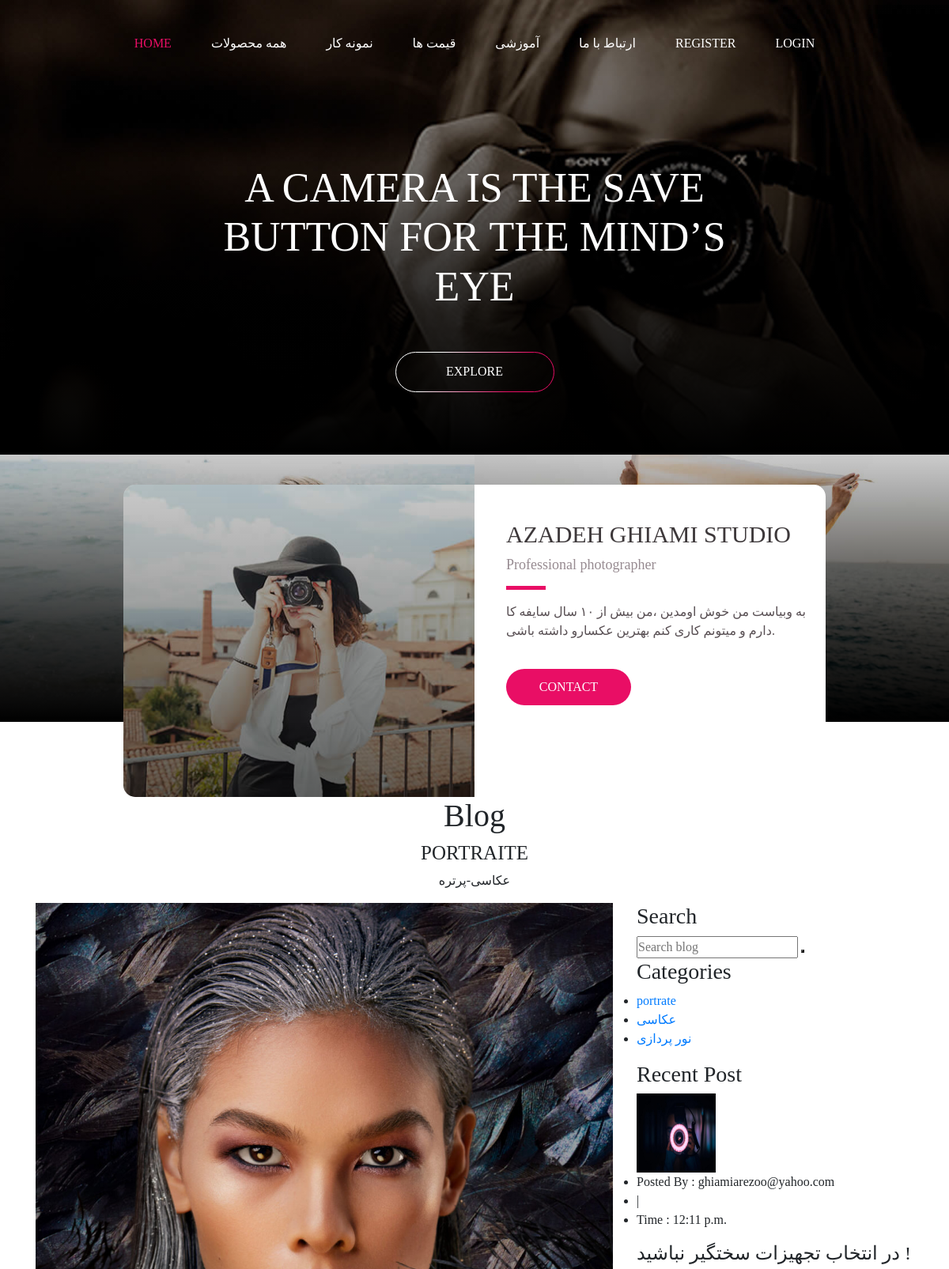
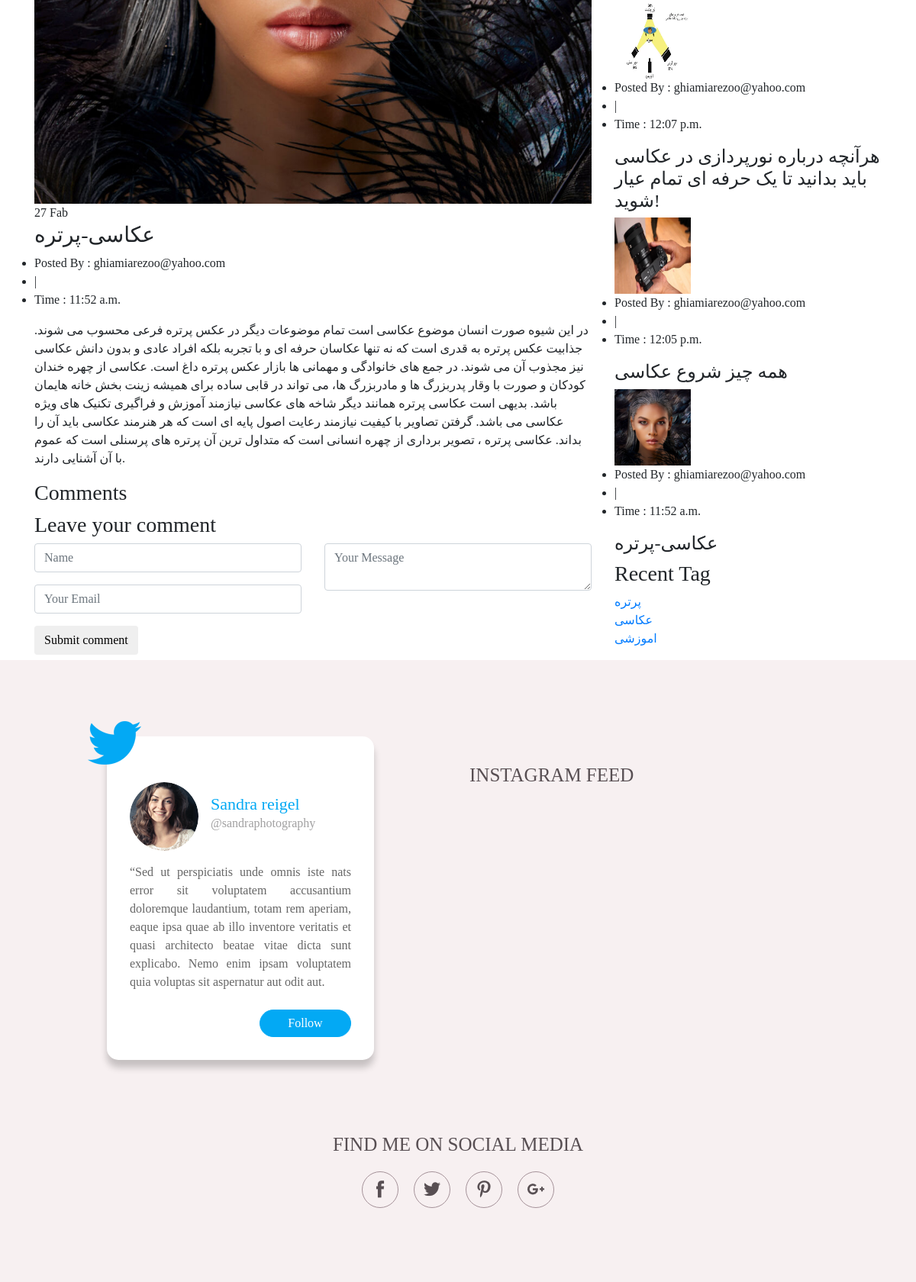
Page /blog/1/ (upper part) on the committed database (2 pictures, top to bottom).
### blog/models.py (models this page shows, shortened)
class Blog(models.Model):
    title = models.CharField(max_length=100)
    description = models.CharField(max_length=100)
    content = models.TextField()
    created_at = models.DateTimeField(auto_now_add=True)
    datetime_update = models.DateTimeField(auto_now=True)
    author = models.ForeignKey(User,on_delete=models.CASCADE)
    image = models.ImageField(upload_to='media/blog/',blank=True,null=True)
    category = models.ForeignKey("Category",verbose_name=_("دسته بندی"),on_delete=models.CASCADE,null=True,related_name='blog')
    tags = models.ManyToManyField('Tag', verbose_name=("تگ ها"),related_name='blogs',blank=True)

class Category(models.Model):
    title = models.CharField(max_length=100)
    slug = models.SlugField(_('عنوان لاتین'))
    published_at = models.DateTimeField(_("تاریخ انتشار"),auto_now_add=True)

class Tag(models.Model):
    title = models.CharField(_("عنوان"), max_length=50)
    slug = models.SlugField(_('عنوان لاتین'))
    published_at = models.DateTimeField(_("تاریخ انتشار"), auto_now_add=True)
    update_at = models.DateTimeField(auto_now=True)

### accounts/models.py (models this page shows, shortened)
class User(AbstractBaseUser):
    f_name = models.CharField(max_length=50, verbose_name='نام', blank=True, null=True, )
    l_name = models.CharField(max_length=50, verbose_name='فامیلی', blank=True, null=True, )
    email = models.EmailField(unique=True, verbose_name='ایمیل', blank=True, null=True, )
    phone = models.BigIntegerField(verbose_name='موبایل', blank=True, null=True, )
    create = models.DateTimeField(auto_now_add=True, verbose_name='تاریخ', blank=True, null=True, )
    is_active = models.BooleanField(default=True)
    is_admin = models.BooleanField(default=False)
    is_superuser = models.BooleanField(default=False)
    permission = models.ManyToManyField(Permission, related_name='users')
    USERNAME_FIELD = 'email'
    REQUIRED_FIELDS = ['phone', 'f_name', 'l_name', 'create']
    objects = UserManager()
    class Meta:
        verbose_name = "کاربر"
        verbose_name_plural = "کاربران"
    def __str__(self):
        return self.email

### blog/views.py (the view, shortened to what this page needs)
# urls.py: path('<int:id>/',views.blog_detail,name='blog_detail'),
def blog_detail(request,id):
    blog = Blog.objects.get(id=id)
    tags = Tag.objects.all().filter(blogs=blog)
    recents = Blog.objects.all().order_by('-created_at')[:5]
    categories = Category.objects.all()
    comments = Comments.objects.all().filter(blog=blog)
    context = {
        'blog':blog,
        'tags':tags,
        'recents':recents,
        'categories':categories,
        'comments':comments,
    }
    return render(request,'blog/blog_detail.html',context)

### blog/templates/blog/blog_detail.html (shortened to what this page needs)
{% extends '_base.html' %}
{% load static %}
{% block contant %}
	<div class="all-page-title page-breadcrumb">
		<div class="container text-center">
			<div class="row">
				<div class="col-lg-12">
					<h1>Blog</h1>
				</div>
			</div>
		</div>
	</div>
	<div class="blog-box">
		<div class="container">
			<div class="row">
				<div class="col-lg-12">
					<div class="heading-title text-center">
						<h2>{{ blog.title }}</h2>
						<p>{{ blog.description }}</p>
					</div>
				</div>
			</div>
			<div class="row">
				<div class="col-xl-8 col-lg-8 col-12">
					<div class="blog-inner-details-page">
						<div class="blog-inner-box">
							<div class="side-blog-img">
								<img class="img-fluid" src="{{ blog.image.url }}" alt="">
								<div class="date-blog-up">
									27 Fab
								</div>
							</div>
							<div class="inner-blog-detail details-page">
								<h3>{{blog.description }}</h3>
								<ul>
									<li>Posted By : <span>{{ blog.author }}</span></li>
									<li>|</li>
									<li>Time : <span>{{ blog.created_at|time }}</span></li>
								</ul>
								<p>{{ blog.content|safe }}</p>
						</div>
						<div class="blog-comment-box">
							<h3>Comments</h3>
						</div>
						<div class="comment-respond-box">
							<h3>Leave your comment </h3>
							<div class="comment-respond-form">
								<form id="commentrespondform" class="comment-form-respond row" method="post">
									<div class="col-lg-6 col-md-6 col-sm-6">
										<div class="form-group">
											<input id="name_com" class="form-control" name="name" placeholder="Name" type="text">
										</div>
										<div class="form-group">
											<input id="email_com" class="form-control" name="email" placeholder="Your Email" type="email">
										</div>
									</div>
									<div class="col-lg-6 col-md-6 col-sm-6">
										<div class="form-group">
											<textarea class="form-control" name="message" id="textarea_com" placeholder="Your Message" rows="2"></textarea>
										</div>
									</div>
									<div class="col-lg-12 col-md-12 col-sm-12">
										<button class="btn btn-submit">Submit comment</button>
									</div>
								</form>
							</div>
						</div>
					</div>
				</div>
                </div>
				<div class="col-xl-4 col-lg-4 col-md-6 col-sm-8 col-12 blog-sidebar">
					<div class="right-side-blog">
						<h3>Search</h3>
                    <form method="get" action="{% url 'blog:search' %}">
						<div class="blog-search-form">
							<input name="search" placeholder="Search blog" type="text">
							<button class="search-btn" type="submit">
							</button>
						</div>
                    </form>
						<h3>Categories</h3>
						<div class="blog-categories">
							<ul>
                                {% for cat in categories %}
								<li><a href="{% url 'blog:category' cat.slug %}"><span>{{ cat.title }}</span></a></li>
                                {% endfor %}
							</ul>
						</div>
						<h3>Recent Post</h3>
						<div class="post-box-blog">
							<div class="recent-post-box">
                                {% for blog in recents %}
                                    <div class="recent-box-blog">
									<div class="recent-img">
										<img class="img-fluid" src="{{ blog.image.url }}" style="height: 100px;width: 100px" alt="">
									</div>
									<div class="recent-info">
										<ul>
											<li>Posted By : <span>{{ blog.author }}</span></li>
											<li>|</li>
											<li>Time : <span>{{ blog.created_at|time }}</span></li>
										</ul>
										<h4>{{blog.description}}</h4>
									</div>
								</div>
                                {% endfor %}
							</div>
						</div>
						<h3>Recent Tag</h3>
						<div class="blog-tag-box">
							<ul class="list-inline tag-list">
								{% for tag in tags %}
                                    <li><a href="{% url 'blog:blog_tag' tag.slug %}"><span>{{ tag.title }}</span></a></li>
                                {% endfor %}
                            </ul>
						</div>
					</div>
				</div>
			</div>
		</div>
	</div>
 {% endblock %}

### static/assets/css/style.css (style rules this page uses)
* { margin: 0; padding: 0; }
h1, h2, h3, h4, h5, h6 { font-family: "PT-Sans-Bold"; }
h2 { font-size: 25px; text-transform: uppercase; }

### rows in the picture
Blog: title "PORTRAITE", description "عکاسی-پرتره", image (picture), author "ghiamiarezoo@yahoo.com", created_at "11:52 a.m.", content "در این شیوه صورت انسان موضوع عکاسی است تمام موضوعات دیگر در عکس پرتره فرعی محسوب می شوند. جذابیت عکس پرتره به قدری است که نه تنها عکاسان حرفه ای و با تجربه بلکه افراد عادی و بدون دانش عکاسی نیز مجذوب آن می شوند. در جمع های خانوادگی و مهمانی ها بازار عکس پرتره داغ است. عکاسی از چهره خندان کودکان و صورت با وقار پدربزرگ ها و مادربزرگ ها، می تواند در قابی ساده برای همیشه زینت بخش خانه هایمان باشد. بدیهی است عکاسی پرتره همانند دیگر شاخه های عکاسی نیازمند آموزش و فراگیری تکنیک های ویژه عکاسی می باشد. گرفتن تصاویر با کیفیت نیازمند رعایت اصول پایه ای است که هر هنرمند عکاسی باید آن را بداند. عکاسی پرتره ، تصویر برداری از چهره انسانی است که متداول ترین آن پرتره های پرسنلی است که عموم با آن آشنایی…"
Category: title "portrate"
Category: title "عکاسی"
Category: title "نور پردازی"
Blog: image (picture), author "ghiamiarezoo@yahoo.com", created_at "12:11 p.m.", description "در انتخاب تجهیزات سختگیر نباشید !"
Blog: image (picture), author "ghiamiarezoo@yahoo.com", created_at "12:07 p.m.", description "هرآنچه درباره نورپردازی در عکاسی باید بدانید تا یک حرفه ای تمام عیار شوید!"
Blog: image (picture), author "ghiamiarezoo@yahoo.com", created_at "12:05 p.m.", description "همه چیز شروع عکاسی"
Tag: title "پرتره"
Tag: title "عکاسی"
Tag: title "اموزشی"
